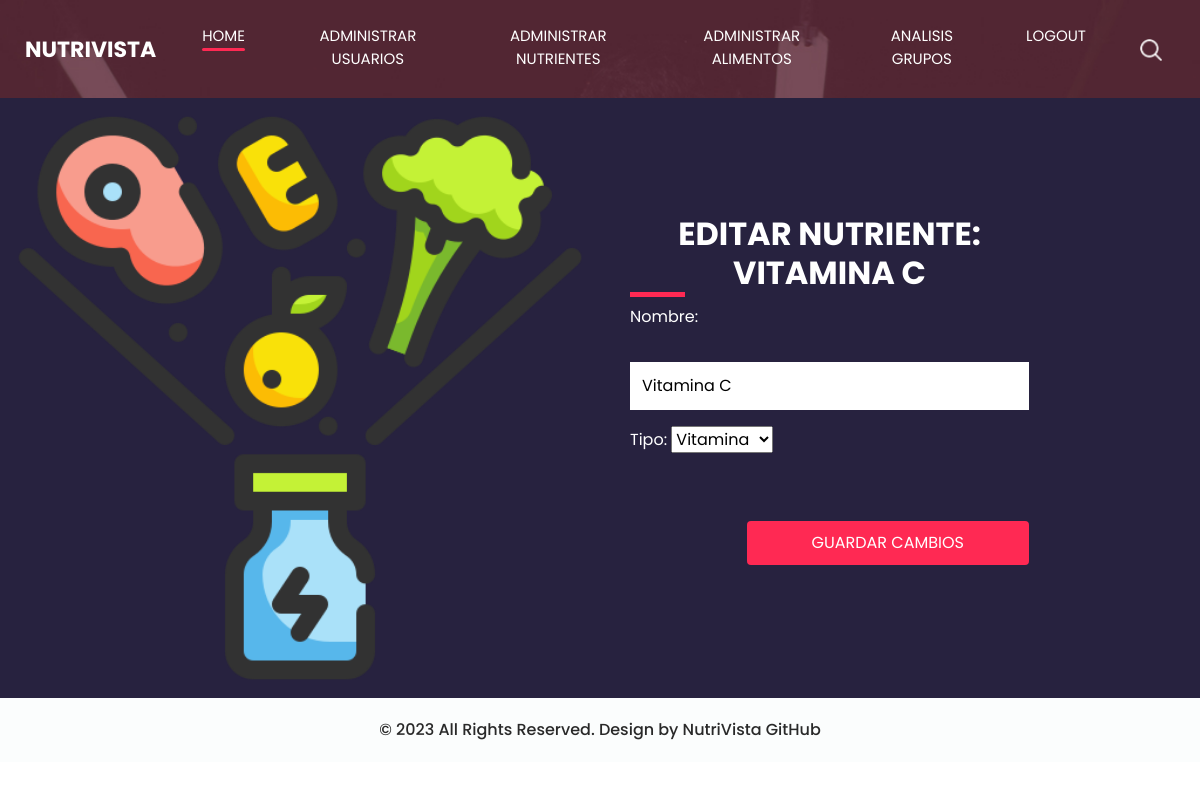
Screenshot of /editar_nutriente/4/ (signed in) with the database file from the repository.
### base/models.py (models this page shows, shortened)
class Nutriente(models.Model):
    TIPO_CHOICES = [
        ('vitamina', 'Vitamina'),
        ('mineral', 'Mineral'),
    ]
    nombre = models.CharField(max_length=255)
    tipo = models.CharField(max_length=8, choices=TIPO_CHOICES)

### base/views.py (the view)
# urls.py: path('editar_nutriente/<int:nutriente_id>/', editar_nutriente, name='editar_nutriente'),
@login_required
@user_passes_test(lambda u: u.is_superuser)
def editar_nutriente(request, nutriente_id):
    nutriente = get_object_or_404(Nutriente, id=nutriente_id)
    if request.method == "POST":
        form = NutrienteForm(request.POST, instance=nutriente)
        if form.is_valid():
            form.save()
            return redirect('listar_nutrientes')
    else:
        form = NutrienteForm(instance=nutriente)
    return render(request, 'base/editar_nutriente.html', {'form': form, 'nutriente': nutriente})

### base/forms.py
class NutrienteForm(forms.ModelForm):
    class Meta:
        model = Nutriente
        fields = '__all__'

### base/templates/base/editar_nutriente.html (shortened to what this page needs)
{% load static %}
<html>
<head>
    <link rel="stylesheet" type="text/css" href="https://cdnjs.cloudflare.com/ajax/libs/OwlCarousel2/2.3.4/assets/owl.carousel.min.css" />
    <link rel="stylesheet" type="text/css" href="{% static 'css/bootstrap.css' %}" />
    <link href="{% static 'css/style.css' %}" rel="stylesheet" />
    <link href="{% static 'css/responsive.css' %}" rel="stylesheet" />
</head>
<body class="sub_page">
    <div class="hero_area">
        <header class="header_section">
            <div class="container-fluid">
                <nav class="navbar navbar-expand-lg custom_nav-container ">
                    <a class="navbar-brand" href="{% url 'main_page' %}">
                        <span>
                            NutriVista
                        </span>
                    </a>
                    <div class="collapse navbar-collapse" id="navbarSupportedContent">
                        <div class="d-flex ml-auto flex-column flex-lg-row align-items-center">
                          <ul class="navbar-nav  ">
                            <li class="nav-item active">
                              <a class="nav-link" href="{% url 'main_page' %}">Home <span class="sr-only">(current)</span></a>
                            </li>
                            {% if user.is_superuser %}
                            <li class="nav-item ">
                              <a class="nav-link" href="{% url 'lista_usuarios_inactivos' %}"> Administrar Usuarios</a>
                            </li>
                            <li class="nav-item ">
                              <a class="nav-link" href="{% url 'listar_nutrientes' %}"> Administrar Nutrientes</a>
                            </li>
                            <li class="nav-item ">
                              <a class="nav-link" href="{% url 'listar_todos_alimentos' %}"> Administrar Alimentos</a>
                            </li>
                              <li class="nav-item ">
                                  <a class="nav-link" href="{% url 'analisis-consumo' %}"> Analisis Grupos</a>
                            </li>
                            {% endif %}
                            <li class="nav-item">
                              <a class="nav-link" href="{% url 'logout' %}"> Logout</a>
                            </li>
                          </ul>
                            <div class="user_option">
                                <form class="form-inline my-2 my-lg-0 ml-0 ml-lg-4 mb-3 mb-lg-0">
                                    <button class="btn  my-2 my-sm-0 nav_search-btn" type="submit"></button>
                                </form>
                            </div>
                        </div>
                    </div>
                </nav>
            </div>
        </header>
    </div>
    <section class="contact_section ">
        <div class="container-fluid">
            <div class="row">
                <div class="col-md-6 px-0">
                    <div class="img-box">
                        <img src="{% static 'images/2317045.png' %}" alt="">
                    </div>
                </div>
                <div class="col-lg-5 col-md-6">
                    <div class="form_container pr-0 pr-lg-5 mr-0 mr-lg-2">
                        <div class="heading_container">
                            <h2>
                                Editar Nutriente: {{ nutriente.nombre }}
                            </h2>
                        </div>
                        <form method="post">
                            {{ form.as_p }}
                            <div class="d-flex ">
                                <button type="submit" class="btn btn-primary">Guardar Cambios</button>
                            </div>
                        </form>
                    </div>
                </div>
            </div>
        </div>
    </section>
    <footer class="container-fluid footer_section">
        <p>
            &copy; 2023 All Rights Reserved. Design by NutriVista
            <a href="https://github.com/davidguillen2002/proyectoweb.git">GitHub</a>
        </p>
    </footer>
</body>
</html>

### base/static/css/style.css (style rules this page uses)
body { font-family: 'Poppins', sans-serif; color: #000000; background-color: #ffffff; }
.heading_container { display: -webkit-box; display: -ms-flexbox; display: flex; -webkit-box-pack: center; -ms-flex-pack: center; justify-content: center; text-align: center; }
.heading_container h2 { font-weight: bold; position: relative; padding-bottom: 5px; text-transform: uppercase; }
.heading_container h2::before { content: ""; position: absolute; bottom: 0; left: 50%; width: 55px; height: 5px; background-color: #ff2953; -webkit-transform: translateX(-50%); transform: translateX(-50%); }
.hero_area { height: 100vh; display: -webkit-box; display: -ms-flexbox; display: flex; -webkit-box-orient: vertical; -webkit-box-direction: normal; -ms-flex-direction: column; flex-direction: column; background-image: url(../images/hero-bg.jpg); background-size: cover; background-attachment: fixed; }
.sub_page .hero_area { height: auto; }
.header_section .container-fluid { padding-right: 25px; padding-left: 25px; }
.custom_nav-container.navbar-expand-lg .navbar-nav .nav-item .nav-link { margin: 10px 30px; padding: 0; padding-bottom: 3px; color: #ffffff; text-align: center; position: relative; text-transform: uppercase; font-size: 15px; }
.custom_nav-container.navbar-expand-lg .navbar-nav .nav-item .nav-link::after { display: none; content: ""; position: absolute; left: 0; bottom: 0; width: 100%; height: 3px; border-radius: 5px; background-color: #ffffff; }
.custom_nav-container.navbar-expand-lg .navbar-nav .nav-item.active a::after, .custom_nav-container.navbar-expand-lg .navbar-nav .nav-item:hover a::after { display: block; background-color: #ff2953; }
a, a:hover, a:focus { text-decoration: none; }
.btn, .btn:focus { outline: none !important; -webkit-box-shadow: none; box-shadow: none; }
.user_option { display: -webkit-box; display: -ms-flexbox; display: flex; -webkit-box-align: center; -ms-flex-align: center; align-items: center; }
.custom_nav-container .nav_search-btn { background-image: url(../images/search-icon.png); background-size: 22px; background-repeat: no-repeat; background-position-y: 7px; width: 35px; height: 35px; padding: 0; border: none; }
.navbar-brand { display: -webkit-box; display: -ms-flexbox; display: flex; -webkit-box-align: center; -ms-flex-align: center; align-items: center; position: relative; }
.navbar-brand span { font-size: 22px; text-transform: uppercase; font-weight: bold; color: #ffffff; position: relative; z-index: 3; }
.custom_nav-container { z-index: 99999; padding: 15px 0; }
.contact_section { position: relative; background-color: #27223f; color: #ffffff; }
.contact_section .heading_container { -webkit-box-pack: start; -ms-flex-pack: start; justify-content: start; }
.contact_section .heading_container h2::before { text-align: left; left: 0; -webkit-transform: none; transform: none; }
.contact_section .row { -webkit-box-align: center; -ms-flex-align: center; align-items: center; }
.contact_section .img-box img { width: 100%; }
.contact_section .form_container { padding: 45px 0 45px 15px; }
.contact_section input { width: 100%; border: none; background-color: #ffffff; outline: none; color: #000000; margin-top: 25px; padding: 12px; }
.contact_section input::placeholder { color: #2a2a2c; }
.contact_section button { padding: 10px 65px; outline: none; border: none; color: #ffffff; background: #ff2953; margin: 45px 0 0 auto; text-transform: uppercase; }
.footer_section { background-color: #fbfdfd; padding: 20px; font-weight: 500; }
.footer_section p { color: #292929; margin: 0; text-align: center; }
.footer_section a { color: #292929; }

### rows the page displays
Nutriente: nombre "VITAMINA C", nombre "Vitamina C", tipo "Vitamina"
